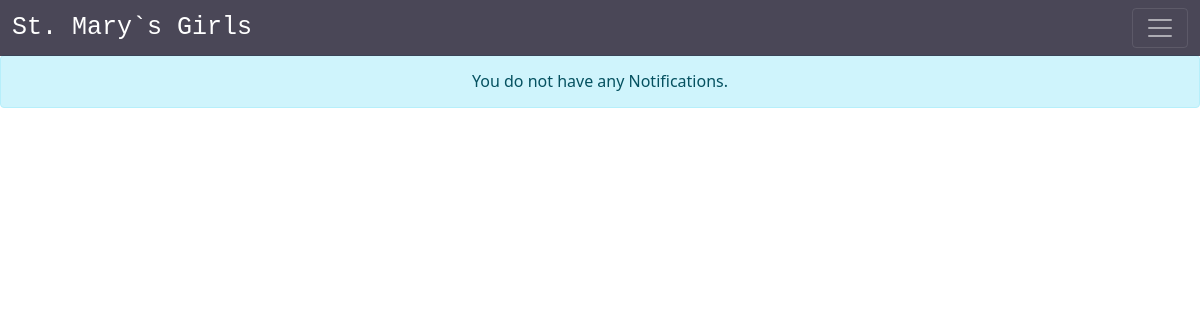
The page /Learning/Notifications/ (signed in) on the database as committed earlier.
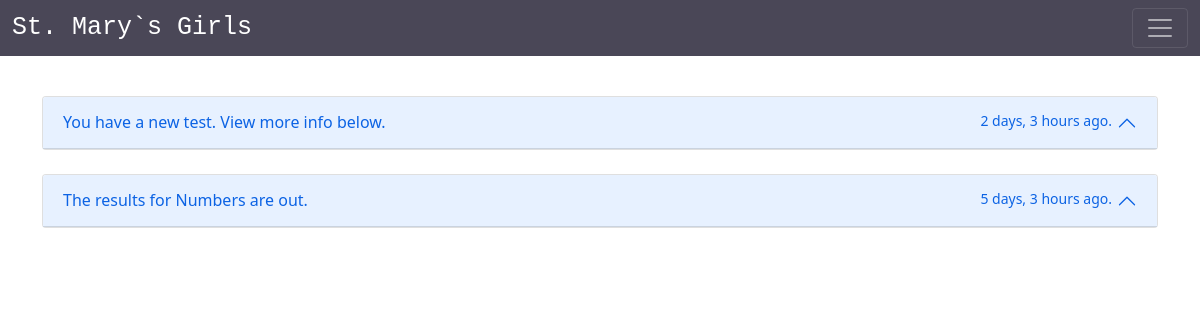
The same page on the database as committed later.
### SubjectList/models.py (models this page shows, shortened)
class Notifications(models.Model):
    uuid = models.UUIDField(default=uuid.uuid4, unique=True)
    user = models.ForeignKey(MyUser, on_delete=models.CASCADE)
    notification_type = models.CharField(max_length=100)
    message = models.TextField(max_length=500)
    about = models.CharField(max_length=100)
    is_read = models.BooleanField(default=False)
    date = models.DateTimeField(auto_now_add=True)
    class Meta:
        abstract = True

class TopicExamNotifications(Notifications):
    subject = models.ForeignKey(Subject, on_delete=models.CASCADE)
    topic = models.ForeignKey(Topic, null=True, on_delete=models.CASCADE)

class TopicalExamResults(Notifications):
    subject = models.ForeignKey(Subject, on_delete=models.CASCADE)
    topic = models.ForeignKey(Topic, null=True, blank=True, on_delete=models.CASCADE)
    test = models.UUIDField()

### SubjectList/views.py (the view)
# urls.py: path('Notifications/', Messages.as_view(), name='notifications'),
class Messages(LoginRequiredMixin, UserPassesTestMixin, TemplateView):
    template_name = 'SubjectList/messages.html'
    def get_context_data(self, **kwargs):
        context = super().get_context_data(**kwargs)
        user = self.request.user
        if user.role == 'Teacher':
            context['base_html'] = 'Teacher/teachers_base.html'
        else:
            context['base_html'] = 'Users/base.html'
        try:
            if user.role == "Student":
                class_id = user.academicprofile.current_class
                topical_exam_results = TopicalExamResults.objects.filter(user=user).order_by('-date')
                topical_exam = TopicExamNotifications.objects.filter(user=user).order_by('-date')
                class_test_notifications = ClassTestNotifications.objects.filter(class_id=class_id).order_by('-date')
                notifications = list(topical_exam) + list(topical_exam_results)  + list(
                    class_test_notifications)
                if not notifications:
                    messages.info(self.request, 'You do not have any Notifications.')
                context['notifications'] = notifications
        except Exception as e:
            messages.error(self.request, 'Sorry, we could not get your messages. Contact @support')
            error_message = str(e)  # Get the error message as a string
            error_type = type(e).__name__
            logger.critical(
                error_message,
                exc_info=True,  # Include exception info in the log message
                extra={
                    'app_name': __name__,
                    'url': self.request.get_full_path(),
                    'school': settings.SCHOOL_ID,
                    'error_type': error_type,
                    'user': self.request.user,
                    'level': 'Critical',
                    'model': 'DatabaseError',
                }
            )
        return context
    def test_func(self):
        return self.request.user.role in ['Student', 'Teacher']

### SubjectList/models.py (called while the page is built)
    def __str__(self):
        return str(self.name)

### SubjectList/templates/SubjectList/messages.html (shortened to what this page needs)
{% extends base_html %}
{% load custom_filters %}
{% block content %}
  <div>
    {% if not notifications %}
    {% else %}
      <div class="container">
        <br>
        <br>
        <br>
        <br>
    {% for message in notifications %}
  <div class="accordion" id="accordionExample">
    <div class="accordion-item">
      <h2 class="accordion-header" id="heading{{ forloop.counter }}">
        <button class="accordion-button" type="button" data-bs-toggle="collapse" data-bs-target="#collapse{{ forloop.counter }}" aria-expanded="true" aria-controls="collapse{{ forloop.counter }}">
          <div class="pc-view">
              {{ message.about }} <small style="position:absolute;right:45px;"> {{ message.date|timesince }} ago.</small>
          </div>
        </button>
      </h2>
    </div>
  </div>
  <br>
{% endfor %}
  </div>
      </div>
{% endif %}
{% endblock %}

Rows that differ between the two databases and show on the page:
added TopicExamNotifications: about "You have a new test. View more info below.", date "2 days, 3 hours"
added TopicalExamResults: about "The results for Numbers are out.", date "5 days, 3 hours"
Other text that changed with them:
list line gone: "You do not have any Notifications."
